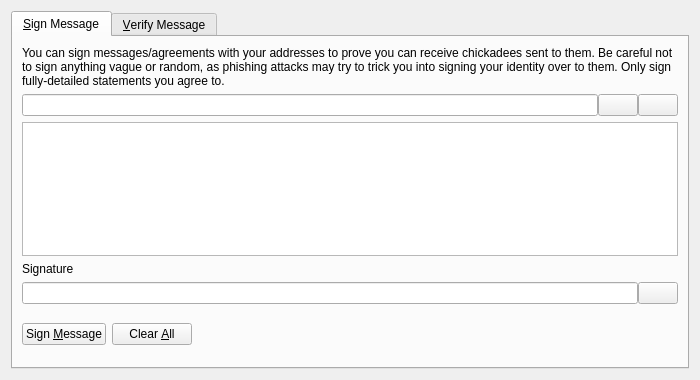
<?xml version="1.0" encoding="UTF-8"?>
<ui version="4.0">
 <class>SignVerifyMessageDialog</class>
 <widget class="QDialog" name="SignVerifyMessageDialog">
  <property name="geometry">
   <rect>
    <x>0</x>
    <y>0</y>
    <width>700</width>
    <height>380</height>
   </rect>
  </property>
  <property name="windowTitle">
   <string>Signatures - Sign / Verify a Message</string>
  </property>
  <property name="modal">
   <bool>true</bool>
  </property>
  <layout class="QVBoxLayout" name="verticalLayout">
   <item>
    <widget class="QTabWidget" name="tabWidget">
     <property name="currentIndex">
      <number>0</number>
     </property>
     <widget class="QWidget" name="tabSignMessage">
      <attribute name="title">
       <string>&amp;Sign Message</string>
      </attribute>
      <layout class="QVBoxLayout" name="verticalLayout_SM">
       <item>
        <widget class="QLabel" name="infoLabel_SM">
         <property name="text">
          <string>You can sign messages/agreements with your addresses to prove you can receive chickadees sent to them. Be careful not to sign anything vague or random, as phishing attacks may try to trick you into signing your identity over to them. Only sign fully-detailed statements you agree to.</string>
         </property>
         <property name="textFormat">
          <enum>Qt::PlainText</enum>
         </property>
         <property name="wordWrap">
          <bool>true</bool>
         </property>
        </widget>
       </item>
       <item>
        <layout class="QHBoxLayout" name="horizontalLayout_1_SM">
         <property name="spacing">
          <number>0</number>
         </property>
         <item>
          <widget class="QValidatedLineEdit" name="addressIn_SM">
           <property name="toolTip">
            <string>The Chickadee address to sign the message with</string>
           </property>
          </widget>
         </item>
         <item>
          <widget class="QPushButton" name="addressBookButton_SM">
           <property name="toolTip">
            <string>Choose previously used address</string>
           </property>
           <property name="text">
            <string/>
           </property>
           <property name="icon">
            <iconset resource="../chickadee.qrc">
             <normaloff>:/icons/address-book</normaloff>:/icons/address-book</iconset>
           </property>
           <property name="shortcut">
            <string>Alt+A</string>
           </property>
           <property name="autoDefault">
            <bool>false</bool>
           </property>
          </widget>
         </item>
         <item>
          <widget class="QPushButton" name="pasteButton_SM">
           <property name="toolTip">
            <string>Paste address from clipboard</string>
           </property>
           <property name="text">
            <string/>
           </property>
           <property name="icon">
            <iconset resource="../chickadee.qrc">
             <normaloff>:/icons/editpaste</normaloff>:/icons/editpaste</iconset>
           </property>
           <property name="shortcut">
            <string>Alt+P</string>
           </property>
           <property name="autoDefault">
            <bool>false</bool>
           </property>
          </widget>
         </item>
        </layout>
       </item>
       <item>
        <widget class="QPlainTextEdit" name="messageIn_SM">
         <property name="toolTip">
          <string>Enter the message you want to sign here</string>
         </property>
        </widget>
       </item>
       <item>
        <widget class="QLabel" name="signatureLabel_SM">
         <property name="text">
          <string>Signature</string>
         </property>
         <property name="textFormat">
          <enum>Qt::PlainText</enum>
         </property>
        </widget>
       </item>
       <item>
        <layout class="QHBoxLayout" name="horizontalLayout_2_SM">
         <property name="spacing">
          <number>0</number>
         </property>
         <item>
          <widget class="QLineEdit" name="signatureOut_SM">
           <property name="font">
            <font>
             <italic>true</italic>
            </font>
           </property>
           <property name="readOnly">
            <bool>true</bool>
           </property>
          </widget>
         </item>
         <item>
          <widget class="QPushButton" name="copySignatureButton_SM">
           <property name="toolTip">
            <string>Copy the current signature to the system clipboard</string>
           </property>
           <property name="text">
            <string/>
           </property>
           <property name="icon">
            <iconset resource="../chickadee.qrc">
             <normaloff>:/icons/editcopy</normaloff>:/icons/editcopy</iconset>
           </property>
           <property name="autoDefault">
            <bool>false</bool>
           </property>
          </widget>
         </item>
        </layout>
       </item>
       <item>
        <layout class="QHBoxLayout" name="horizontalLayout_3_SM">
         <item>
          <widget class="QPushButton" name="signMessageButton_SM">
           <property name="toolTip">
            <string>Sign the message to prove you own this Chickadee address</string>
           </property>
           <property name="text">
            <string>Sign &amp;Message</string>
           </property>
           <property name="icon">
            <iconset resource="../chickadee.qrc">
             <normaloff>:/icons/edit</normaloff>:/icons/edit</iconset>
           </property>
           <property name="autoDefault">
            <bool>false</bool>
           </property>
          </widget>
         </item>
         <item>
          <widget class="QPushButton" name="clearButton_SM">
           <property name="toolTip">
            <string>Reset all sign message fields</string>
           </property>
           <property name="text">
            <string>Clear &amp;All</string>
           </property>
           <property name="icon">
            <iconset resource="../chickadee.qrc">
             <normaloff>:/icons/remove</normaloff>:/icons/remove</iconset>
           </property>
           <property name="autoDefault">
            <bool>false</bool>
           </property>
          </widget>
         </item>
         <item>
          <spacer name="horizontalSpacer_1_SM">
           <property name="orientation">
            <enum>Qt::Horizontal</enum>
           </property>
           <property name="sizeHint" stdset="0">
            <size>
             <width>40</width>
             <height>48</height>
            </size>
           </property>
          </spacer>
         </item>
         <item>
          <widget class="QLabel" name="statusLabel_SM">
           <property name="font">
            <font>
             <weight>75</weight>
             <bold>true</bold>
            </font>
           </property>
           <property name="text">
            <string/>
           </property>
           <property name="wordWrap">
            <bool>true</bool>
           </property>
          </widget>
         </item>
         <item>
          <spacer name="horizontalSpacer_2_SM">
           <property name="orientation">
            <enum>Qt::Horizontal</enum>
           </property>
           <property name="sizeHint" stdset="0">
            <size>
             <width>40</width>
             <height>48</height>
            </size>
           </property>
          </spacer>
         </item>
        </layout>
       </item>
      </layout>
     </widget>
     <widget class="QWidget" name="tabVerifyMessage">
      <attribute name="title">
       <string>&amp;Verify Message</string>
      </attribute>
      <layout class="QVBoxLayout" name="verticalLayout_VM">
       <item>
        <widget class="QLabel" name="infoLabel_VM">
         <property name="text">
          <string>Enter the receiver's address, message (ensure you copy line breaks, spaces, tabs, etc. exactly) and signature below to verify the message. Be careful not to read more into the signature than what is in the signed message itself, to avoid being tricked by a man-in-the-middle attack. Note that this only proves the signing party receives with the address, it cannot prove sendership of any transaction!</string>
         </property>
         <property name="textFormat">
          <enum>Qt::PlainText</enum>
         </property>
         <property name="alignment">
          <set>Qt::AlignLeading|Qt::AlignLeft|Qt::AlignTop</set>
         </property>
         <property name="wordWrap">
          <bool>true</bool>
         </property>
        </widget>
       </item>
       <item>
        <layout class="QHBoxLayout" name="horizontalLayout_1_VM">
         <property name="spacing">
          <number>0</number>
         </property>
         <item>
          <widget class="QValidatedLineEdit" name="addressIn_VM">
           <property name="toolTip">
            <string>The Chickadee address the message was signed with</string>
           </property>
          </widget>
         </item>
         <item>
          <widget class="QPushButton" name="addressBookButton_VM">
           <property name="toolTip">
            <string>Choose previously used address</string>
           </property>
           <property name="text">
            <string/>
           </property>
           <property name="icon">
            <iconset resource="../chickadee.qrc">
             <normaloff>:/icons/address-book</normaloff>:/icons/address-book</iconset>
           </property>
           <property name="shortcut">
            <string>Alt+A</string>
           </property>
           <property name="autoDefault">
            <bool>false</bool>
           </property>
          </widget>
         </item>
        </layout>
       </item>
       <item>
        <widget class="QPlainTextEdit" name="messageIn_VM"/>
       </item>
       <item>
        <widget class="QValidatedLineEdit" name="signatureIn_VM"/>
       </item>
       <item>
        <layout class="QHBoxLayout" name="horizontalLayout_2_VM">
         <item>
          <widget class="QPushButton" name="verifyMessageButton_VM">
           <property name="toolTip">
            <string>Verify the message to ensure it was signed with the specified Chickadee address</string>
           </property>
           <property name="text">
            <string>Verify &amp;Message</string>
           </property>
           <property name="icon">
            <iconset resource="../chickadee.qrc">
             <normaloff>:/icons/transaction_0</normaloff>:/icons/transaction_0</iconset>
           </property>
           <property name="autoDefault">
            <bool>false</bool>
           </property>
          </widget>
         </item>
         <item>
          <widget class="QPushButton" name="clearButton_VM">
           <property name="toolTip">
            <string>Reset all verify message fields</string>
           </property>
           <property name="text">
            <string>Clear &amp;All</string>
           </property>
           <property name="icon">
            <iconset resource="../chickadee.qrc">
             <normaloff>:/icons/remove</normaloff>:/icons/remove</iconset>
           </property>
           <property name="autoDefault">
            <bool>false</bool>
           </property>
          </widget>
         </item>
         <item>
          <spacer name="horizontalSpacer_1_VM">
           <property name="orientation">
            <enum>Qt::Horizontal</enum>
           </property>
           <property name="sizeHint" stdset="0">
            <size>
             <width>40</width>
             <height>48</height>
            </size>
           </property>
          </spacer>
         </item>
         <item>
          <widget class="QLabel" name="statusLabel_VM">
           <property name="font">
            <font>
             <weight>75</weight>
             <bold>true</bold>
            </font>
           </property>
           <property name="text">
            <string/>
           </property>
           <property name="wordWrap">
            <bool>true</bool>
           </property>
          </widget>
         </item>
         <item>
          <spacer name="horizontalSpacer_2_VM">
           <property name="orientation">
            <enum>Qt::Horizontal</enum>
           </property>
           <property name="sizeHint" stdset="0">
            <size>
             <width>40</width>
             <height>48</height>
            </size>
           </property>
          </spacer>
         </item>
        </layout>
       </item>
      </layout>
     </widget>
    </widget>
   </item>
  </layout>
 </widget>
 <customwidgets>
  <customwidget>
   <class>QValidatedLineEdit</class>
   <extends>QLineEdit</extends>
   <header>qvalidatedlineedit.h</header>
  </customwidget>
 </customwidgets>
 <resources>
  <include location="../chickadee.qrc"/>
 </resources>
 <connections/>
</ui>
